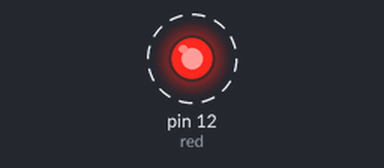
Bench run of a sketch on a simulated Arduino Uno, built with avr-gcc and run on an emulated ATmega328P. On the bench: output pins drawn as LEDs (lit = HIGH). Dashed ring = blinking.

Above: at 0.5 s.
Timing chart, 0 to 4.6 s (numbered marks = the images above):
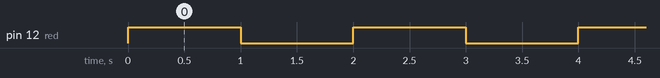

The sketch:

Blinking-a-LED.ino
```cpp
/*
  This program blinks LED connection to the pin number 13
*/
int red = 12;
void setup()
{
  pinMode(red, OUTPUT);
}
void loop()
{
 // the first LED is made to blink one time
  digitalWrite(red, HIGH);
  delay(1000); // delay time in milliseconds
  digitalWrite(red, LOW);
  delay(1000);
  }    
```

Measured:
- by itself, pin 12 (red): alternates HIGH for 1.0 s and LOW for 1.0 s
